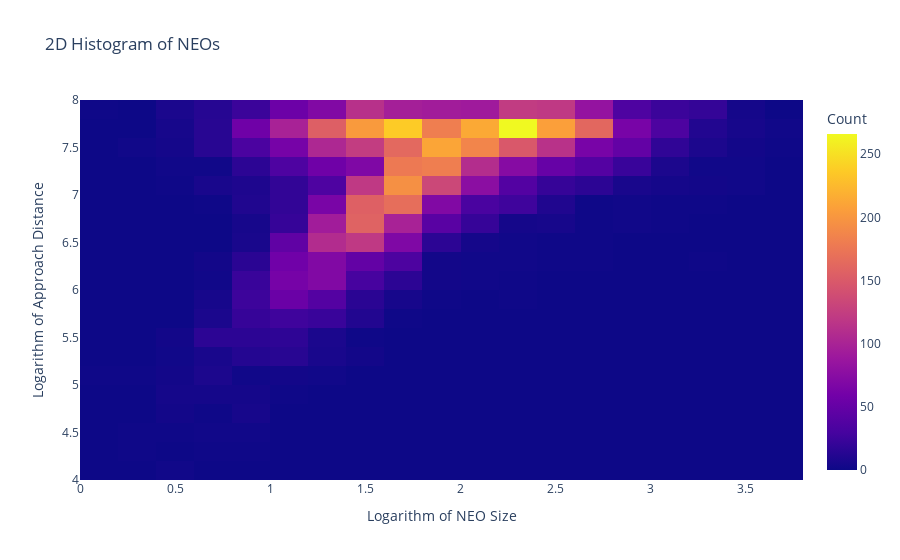

Notebook cell for this chart:
### Markdown cell above
This plot visualizes the relationship between the NEO size and approach distance. The histogram is represented as a heatmap using the 'Plasma' colorscale. The plot includes a colorbar showing the count. You can't see much from this data.

### Code cell
import plotly.graph_objects as go

# Apply logarithmic transformation to the data
normalized_size = np.log10(df['average_size in meters'])
normalized_approach_distance = np.log10(df['approach_distance'])

# Create a 2D histogram using Plotly
fig = go.Figure(data=go.Histogram2d(
    x=normalized_size,
    y=normalized_approach_distance,
    colorscale='Plasma',  # Choose a colorscale for the heatmap
    colorbar=dict(
        title='Count',  # Set the title for the colorbar
    ),
))

fig.update_layout(
    title='2D Histogram of NEOs',
    xaxis_title='Logarithm of NEO Size',
    yaxis_title='Logarithm of Approach Distance',
)

fig.show()

### Figure 1 — Plotly figure (JSON) as saved in the notebook; plotly's stock layout.template omitted (floating-point values rounded to 4 significant figures; data arrays with more than 128 entries replaced by an {"elided": "..."} marker saying what was removed)
{"data": [{"colorbar": {"title": {"text": "Count"}}, "colorscale": [[0, "#0d0887"], [0.1111, "#46039f"], [0.2222, "#7201a8"], [0.3333, "#9c179e"], [0.4444, "#bd3786"], [0.5556, "#d8576b"], [0.6667, "#ed7953"], [0.7778, "#fb9f3a"], [0.8889, "#fdca26"], [1, "#f0f921"]], "type": "histogram2d", "x": {"elided": "7951 float values"}, "y": {"elided": "7951 float values"}}], "layout": {"title": {"text": "2D Histogram of NEOs"}, "xaxis": {"title": {"text": "Logarithm of NEO Size"}}, "yaxis": {"title": {"text": "Logarithm of Approach Distance"}}}}
